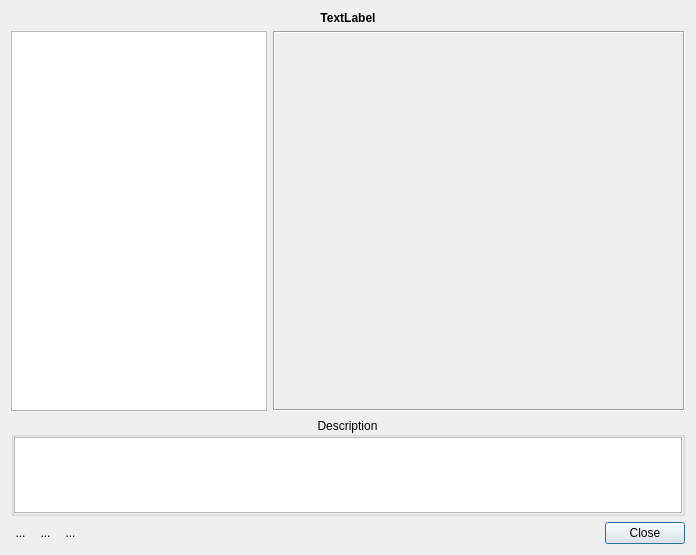
<?xml version="1.0" encoding="UTF-8"?>
<ui version="4.0">
 <class>LandmarksDialog</class>
 <widget class="QDialog" name="LandmarksDialog">
  <property name="geometry">
   <rect>
    <x>0</x>
    <y>0</y>
    <width>696</width>
    <height>555</height>
   </rect>
  </property>
  <property name="windowTitle">
   <string>Dialog</string>
  </property>
  <layout class="QVBoxLayout" name="verticalLayout_2" stretch="0,0,1,0">
   <item>
    <widget class="QLabel" name="msgLabel">
     <property name="font">
      <font>
       <weight>75</weight>
       <bold>true</bold>
      </font>
     </property>
     <property name="text">
      <string>TextLabel</string>
     </property>
     <property name="alignment">
      <set>Qt::AlignCenter</set>
     </property>
    </widget>
   </item>
   <item>
    <layout class="QHBoxLayout" name="horizontalLayout_2" stretch="1,0">
     <item>
      <widget class="QTableWidget" name="table"/>
     </item>
     <item>
      <widget class="QLabel" name="imageLabel">
       <property name="sizePolicy">
        <sizepolicy hsizetype="Preferred" vsizetype="Preferred">
         <horstretch>0</horstretch>
         <verstretch>0</verstretch>
        </sizepolicy>
       </property>
       <property name="minimumSize">
        <size>
         <width>412</width>
         <height>380</height>
        </size>
       </property>
       <property name="maximumSize">
        <size>
         <width>412</width>
         <height>380</height>
        </size>
       </property>
       <property name="toolTip">
        <string>&lt;html&gt;&lt;head/&gt;&lt;body&gt;&lt;p&gt;The yellow dot shows the correct position of the selected landmark(s) for the example face.&lt;/p&gt;&lt;/body&gt;&lt;/html&gt;</string>
       </property>
       <property name="whatsThis">
        <string/>
       </property>
       <property name="frameShape">
        <enum>QFrame::Box</enum>
       </property>
       <property name="frameShadow">
        <enum>QFrame::Sunken</enum>
       </property>
       <property name="text">
        <string/>
       </property>
       <property name="alignment">
        <set>Qt::AlignCenter</set>
       </property>
      </widget>
     </item>
    </layout>
   </item>
   <item>
    <widget class="QGroupBox" name="remarksGroupBox">
     <property name="title">
      <string>Description</string>
     </property>
     <property name="alignment">
      <set>Qt::AlignCenter</set>
     </property>
     <layout class="QVBoxLayout" name="verticalLayout">
      <property name="spacing">
       <number>0</number>
      </property>
      <property name="leftMargin">
       <number>0</number>
      </property>
      <property name="topMargin">
       <number>0</number>
      </property>
      <property name="rightMargin">
       <number>0</number>
      </property>
      <property name="bottomMargin">
       <number>0</number>
      </property>
      <item>
       <widget class="QTextBrowser" name="remarksTextBrowser">
        <property name="enabled">
         <bool>true</bool>
        </property>
        <property name="sizePolicy">
         <sizepolicy hsizetype="Preferred" vsizetype="Preferred">
          <horstretch>0</horstretch>
          <verstretch>0</verstretch>
         </sizepolicy>
        </property>
        <property name="readOnly">
         <bool>true</bool>
        </property>
        <property name="openExternalLinks">
         <bool>true</bool>
        </property>
       </widget>
      </item>
     </layout>
    </widget>
   </item>
   <item>
    <layout class="QHBoxLayout" name="horizontalLayout">
     <item>
      <widget class="QToolButton" name="showButton">
       <property name="sizePolicy">
        <sizepolicy hsizetype="Preferred" vsizetype="Preferred">
         <horstretch>0</horstretch>
         <verstretch>0</verstretch>
        </sizepolicy>
       </property>
       <property name="toolTip">
        <string>Show the landmarks.</string>
       </property>
       <property name="styleSheet">
        <string notr="true">QToolButton{
	border: none;
}
QToolButton:hover{
	border: 1px solid #8f8f91;
	border-radius: 4px;
}
</string>
       </property>
       <property name="text">
        <string>...</string>
       </property>
       <property name="iconSize">
        <size>
         <width>27</width>
         <height>27</height>
        </size>
       </property>
       <property name="checkable">
        <bool>true</bool>
       </property>
      </widget>
     </item>
     <item>
      <widget class="QToolButton" name="labelsButton">
       <property name="sizePolicy">
        <sizepolicy hsizetype="Preferred" vsizetype="Preferred">
         <horstretch>0</horstretch>
         <verstretch>0</verstretch>
        </sizepolicy>
       </property>
       <property name="toolTip">
        <string>Show Human Phenotype Ontology Terms.</string>
       </property>
       <property name="styleSheet">
        <string notr="true">QToolButton{
	border: none;
}
QToolButton:hover{
	border: 1px solid #8f8f91;
	border-radius: 4px;
}
</string>
       </property>
       <property name="text">
        <string>...</string>
       </property>
       <property name="iconSize">
        <size>
         <width>27</width>
         <height>27</height>
        </size>
       </property>
       <property name="checkable">
        <bool>true</bool>
       </property>
      </widget>
     </item>
     <item>
      <widget class="QToolButton" name="alignButton">
       <property name="sizePolicy">
        <sizepolicy hsizetype="Preferred" vsizetype="Preferred">
         <horstretch>0</horstretch>
         <verstretch>0</verstretch>
        </sizepolicy>
       </property>
       <property name="toolTip">
        <string>Show Human Phenotype Ontology Terms.</string>
       </property>
       <property name="styleSheet">
        <string notr="true">QToolButton{
	border: none;
}
QToolButton:hover{
	border: 1px solid #8f8f91;
	border-radius: 4px;
}
</string>
       </property>
       <property name="text">
        <string>...</string>
       </property>
       <property name="iconSize">
        <size>
         <width>27</width>
         <height>27</height>
        </size>
       </property>
      </widget>
     </item>
     <item>
      <widget class="QDialogButtonBox" name="buttonBox">
       <property name="orientation">
        <enum>Qt::Horizontal</enum>
       </property>
       <property name="standardButtons">
        <set>QDialogButtonBox::Close</set>
       </property>
      </widget>
     </item>
    </layout>
   </item>
  </layout>
 </widget>
 <resources/>
 <connections>
  <connection>
   <sender>buttonBox</sender>
   <signal>clicked(QAbstractButton*)</signal>
   <receiver>LandmarksDialog</receiver>
   <slot>close()</slot>
   <hints>
    <hint type="sourcelabel">
     <x>860</x>
     <y>715</y>
    </hint>
    <hint type="destinationlabel">
     <x>539</x>
     <y>374</y>
    </hint>
   </hints>
  </connection>
 </connections>
</ui>
